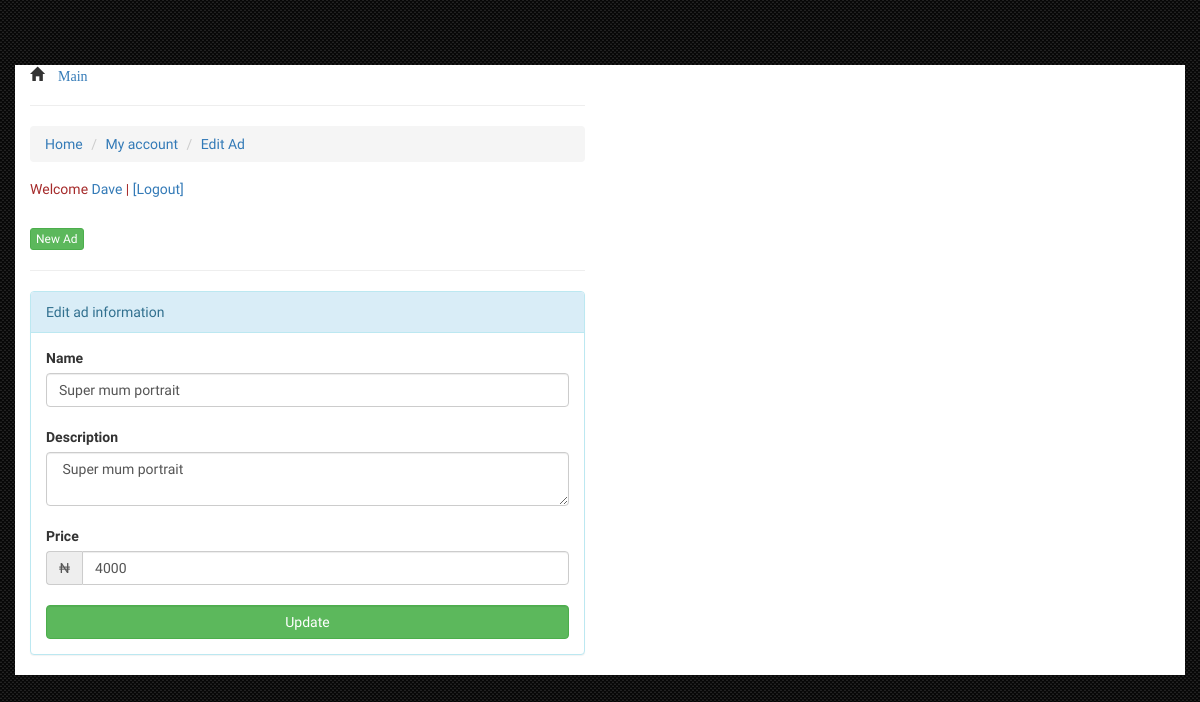
Screenshot of /my-account/edit.php?id=6 (signed in) with the database file from the repository.
### tables this page shows
CREATE TABLE `users` (
  `user_id` int(20) NOT NULL,
  `user_nickname` varchar(15) NOT NULL,
  `user_email` varchar(30) NOT NULL,
  `user_password` varchar(15) NOT NULL,
  `user_ip` varchar(30) NOT NULL,
  `user_signupdate` varchar(40) NOT NULL,
  `activated` enum('0','1') NOT NULL DEFAULT '1'
);

CREATE TABLE `ads` (
  `ad_id` int(255) NOT NULL,
  `ad_title` varchar(20) NOT NULL,
  `ad_type` varchar(20) NOT NULL,
  `ad_description` varchar(200) NOT NULL,
  `ad_price` varchar(15) NOT NULL,
  `ad_state` varchar(15) NOT NULL,
  `ad_town` varchar(20) NOT NULL,
  `ad_sellername` varchar(100) NOT NULL,
  `ad_contact` varchar(11) NOT NULL,
  `ad_email` varchar(20) NOT NULL,
  `ad_status` enum('0','1') NOT NULL DEFAULT '1',
  `ad_date` varchar(40) NOT NULL,
  `user_id` int(20) NOT NULL,
  `url` varchar(255) DEFAULT NULL,
  `ad_image` mediumblob DEFAULT NULL
);

### my-account/edit.php (the view, shortened to what this page needs)
<?php
require("../dist/core/conx.php");
if(!isset($_SESSION['email']) || $_SESSION['authorize']!= "true"){
	header('Refresh:0; url=index.php?msg='.urlencode(base64_encode("Login with your email and password")));
	die();
}else{
	$emsessvar = $_SESSION['email'];
}
?>
<!doctype html>
<html lang="en">
<head>
<link rel="stylesheet" href="../dist/css/bootstrap.min.css">
<link rel="stylesheet" href="../dist/css/cmp.css">
<link rel="stylesheet" href="../dist/css/btc.css">
</head>
<body>
<div class="container" style="background-color:#FFF">
<div class="row">
<div class="col-md-6">
<span class="glyphicon glyphicon-home"><a href="../index.php"> Main</a></span><hr>
<uL class='breadcrumb'>
	<li><a href="index.php">Home</a></li>
	<li><a href="account.php">My account</a></li>
	<li><a href="edit.php" class="active">Edit Ad</a></li>
</uL>
<?php
include("user-menu.php");
echo "<a class='btn btn-success btn-xs' href='new-ad.php'>"."New Ad"."</a>";
?>
<hr>
<?php
if (isset($_GET['id']) && is_numeric($_GET['id'])){
$id = $_GET['id'];
$sql = mysqli_query($link, "SELECT * FROM ads WHERE ad_id = '$id'");
$rows = mysqli_fetch_array($sql);}
?>
<div class="panel panel-info">
	<div class="panel-heading">Edit ad information</div>
	<div class="panel-body">
		<form name="editad" method="post" action="<?php echo htmlspecialchars($_SERVER["PHP_SELF"]);?>">
		<label for="titlefld">Name</label>
		<input autofocus type="text" class="form-control" name="adtitlefld" value="<?php echo $rows['ad_title'] ?>">
		<br>
		<label for="addesc">Description</label>
		<textarea class="form-control" name="addescfld" maxlength="200"><?php echo $rows['ad_description'] ?></textarea>
		<br>
		<label for="adprice">Price</label>
		<div class="input-group">
		<span class="input-group-addon">₦</span>
		<input class="form-control" type="number" name="adpricefld" value="<?php echo $rows['ad_price'] ?>">
		</div>
		<br>
		<input type="submit" class="form-control btn btn-success" value="Update" role="button" name="update">
		</form>
	</div>
</div>
</div>
<div class="col-md-6"></div>
</div>
</div>
</body>
</html>

### my-account/user-menu.php
<h5 style="color:Brown;">Welcome <?php
$query = mysqli_query($link, "SELECT user_nickname FROM users WHERE user_email = '$emsessvar'");
$result = mysqli_fetch_assoc($query);
echo "<a href='account'>".$result['user_nickname']."</a>";
?> | <a href="logout">[Logout]</a>  </h5><br>

### rows the page displays
users: user_nickname "Dave"
ads: adtitlefld "Super mum portrait", addescfld "Super mum portrait", adpricefld "4000"
